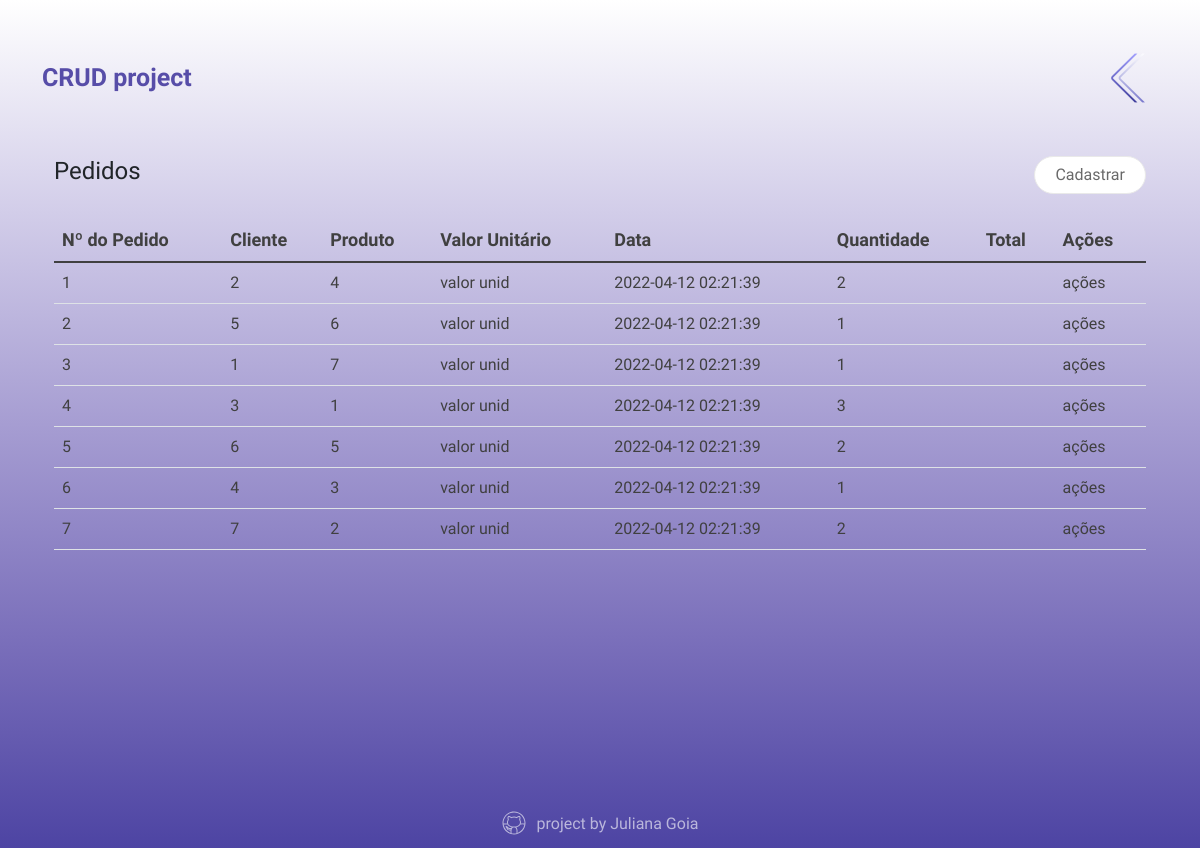
/_orders/order-list.php, run on the app's committed database.
### tables this page shows
CREATE TABLE orders (
	numero_pedido int not null primary key,
    cliente int not null,
    produto int not null,
    quantidade int DEFAULT null,
    data_pedido datetime not null,
    total decimal (8,2) DEFAULT NULL,
    
    FOREIGN KEY(cliente) REFERENCES clients(id),
    FOREIGN KEY(produto) REFERENCES products(id)
);

### _orders/order-list.php (the view, shortened to what this page needs)
<?php
include_once('../header-internal.php');
require_once('../database/connection.php');
?>
<div class="container">
    <div class="d-flex align-items-center justify-content-between mb-4">
        <h4>Pedidos</h4>
        <button type="button" class="btn btn-primary" data-bs-toggle="modal" data-bs-target="#exampleModal">
          Cadastrar
        </button>
    </div>
    <table class="table table-hover">
        <thead>
            <tr>
                <th scope="col">Nº do Pedido</th>
                <th scope="col">Cliente</th>
                <th scope="col">Produto</th>
                <th scope="col">Valor Unitário</th>
                <th scope="col">Data</th>
                <th scope="col">Quantidade</th>
                <th scope="col">Total</th>
                <th scope="col">Ações</th>
            </tr>
        </thead>
        <tbody>
            <?php
                    $busca = $banco->query("select * from orders");
                    if(!$busca) {
                        echo "<tr><td>Error na busca</td></tr>";
                    } else {
                        if ($busca->num_rows == 0) {
                            echo "<tr><td>Nenhum registro encontrado</td></tr>";
                        } else {
                            while ($registro = $busca->fetch_object()) {
                                echo "
                                <tr>
                                    <td>$registro->numero_pedido</td>
                                    <td>$registro->cliente</td>
                                    <td>$registro->produto</td>
                                    <td>valor unid</td>
                                    <td>$registro->data_pedido</td>
                                    <td>$registro->quantidade</td>
                                    <td>$registro->total</td>
                                    <td>ações</td>
                                </tr>";
                            }
                        }
                    }
                ?>
        </tbody>
    </table>
</div>
<?php
include_once('../footer-internal.php');
?>

### style/style.css (style rules this page uses)
body { background-image: linear-gradient(to top, #4d44a3, #7b70bb, #a69dd2, #d2cde9, #ffffff); background-repeat: no-repeat; font-family: 'Josefin Sans', sans-serif; height: 100vh; }

### data on the page
orders: numero_pedido "1", cliente "2", produto "4", data_pedido "2022-04-12 02:21:39", quantidade "2"
orders: numero_pedido "2", cliente "5", produto "6", data_pedido "2022-04-12 02:21:39", quantidade "1"
orders: numero_pedido "3", cliente "1", produto "7", data_pedido "2022-04-12 02:21:39", quantidade "1"
orders: numero_pedido "4", cliente "3", produto "1", data_pedido "2022-04-12 02:21:39", quantidade "3"
orders: numero_pedido "5", cliente "6", produto "5", data_pedido "2022-04-12 02:21:39", quantidade "2"
orders: numero_pedido "6", cliente "4", produto "3", data_pedido "2022-04-12 02:21:39", quantidade "1"
orders: numero_pedido "7", cliente "7", produto "2", data_pedido "2022-04-12 02:21:39", quantidade "2"
